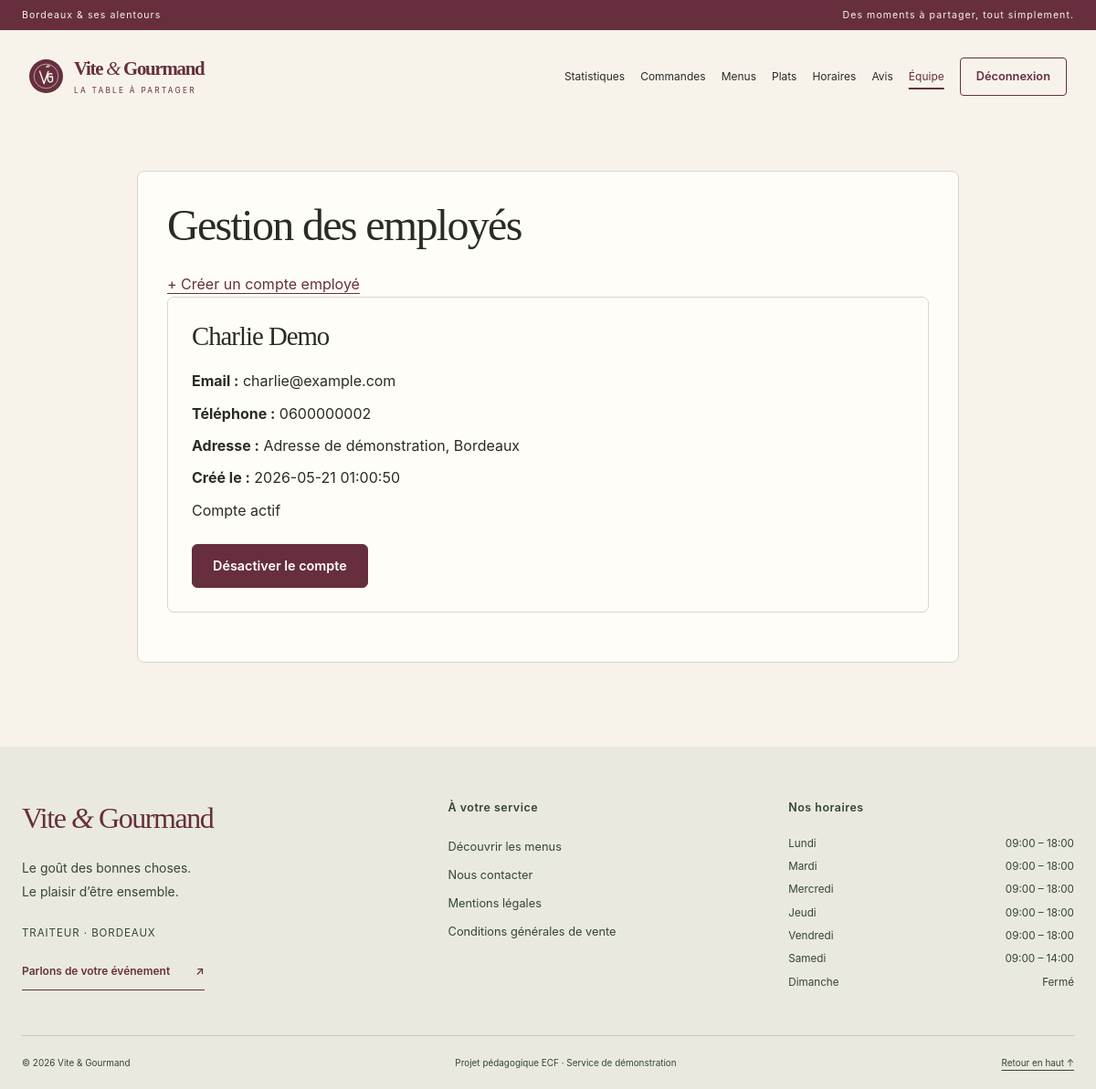
/admin-employes.php (signed in), run on the app's committed database.
### tables this page shows
CREATE TABLE `users` (
    `id` INT NOT NULL AUTO_INCREMENT,
    `nom` VARCHAR(50) NOT NULL,
    `prenom` VARCHAR(50) NOT NULL,
    `email` VARCHAR(255) NOT NULL,
    `password` VARCHAR(255) NOT NULL,
    `role` VARCHAR(25) NOT NULL DEFAULT 'utilisateur',
    `gsm` VARCHAR(20) NOT NULL,
    `adresse` VARCHAR(255) NOT NULL,
    `actif` TINYINT(1) NOT NULL DEFAULT 1,
    `created_at` TIMESTAMP NOT NULL DEFAULT CURRENT_TIMESTAMP,

    PRIMARY KEY (`id`),
    UNIQUE KEY `email` (`email`)
);

CREATE TABLE `horaires` (
    `id` INT NOT NULL AUTO_INCREMENT,
    `jour` VARCHAR(20) NOT NULL,
    `heure_ouverture` TIME DEFAULT NULL,
    `heure_fermeture` TIME DEFAULT NULL,
    `ferme` TINYINT(1) NOT NULL DEFAULT 0,

    PRIMARY KEY (`id`),
    UNIQUE KEY `jour` (`jour`)
);

### Config/security.php (called while the page is built, shortened)
<?php
function e(mixed $value): string
{
    return htmlspecialchars((string) $value, ENT_QUOTES | ENT_SUBSTITUTE, 'UTF-8');
}

### Public/admin-employes.php (the view, shortened to what this page needs)
<?php
require_once __DIR__ . '/../Config/database.php';
$sql = "
    SELECT
        id,
        nom,
        prenom,
        email,
        gsm,
        adresse,
        actif,
        created_at
    FROM users
    WHERE role = 'employe'
    ORDER BY created_at DESC
";
$stmt = $pdo->prepare($sql);
$stmt->execute();
$employes = $stmt->fetchAll(PDO::FETCH_ASSOC);
?>
<?php require_once __DIR__ . '/../Templates/layout.php';
renderHeader('Gestion des employés'); ?>
<section class="content-panel">
    <h1>
        Gestion des employés
    </h1>
    <a
        class="ajouter"
        href="ajouter-employe.php"
    >
        + Créer un compte employé
    </a>
    <?php if (empty($employes)): ?>
        <p>
            Aucun compte employé.
        </p>
    <?php else: ?>
        <?php foreach ($employes as $employe): ?>
            <article class="employe">
                <h2>
                    <?= htmlspecialchars($employe['prenom'] . ' ' . $employe['nom']) ?>
                </h2>
                <p>
                    <strong>Email :</strong>
                    <?= htmlspecialchars($employe['email']) ?>
                </p>
                <p>
                    <strong>Téléphone :</strong>
                    <?= htmlspecialchars($employe['gsm']) ?>
                </p>
                <p>
                    <strong>Adresse :</strong>
                    <?= htmlspecialchars($employe['adresse']) ?>
                </p>
                <p>
                    <strong>Créé le :</strong>
                    <?= htmlspecialchars($employe['created_at']) ?>
                </p>
                <?php if ((int) $employe['actif'] === 1): ?>
                    <span class="actif">
                        Compte actif
                    </span>
                <?php else: ?>
                    <span class="inactif">
                        Compte désactivé
                    </span>
                <?php endif; ?>
                <form
                    method="POST"
                    action="desactiver-employe.php"
                >
                    <?php if ((int) $employe['actif'] === 1): ?>
                        <button
                            class="desactiver"
                            type="submit"
                        >
                            Désactiver le compte
                        </button>
                    <?php endif; ?>
                </form>
            </article>
        <?php endforeach; ?>
    <?php endif; ?>
</section>
<?php renderFooter($pdo); ?>

### Templates/layout.php (shortened to what this page needs)
<?php
require_once __DIR__ . '/../Config/security.php';
function renderHeader(string $title): void
{
    $role = $_SESSION['role'] ?? '';
    $staff = in_array($role, ['admin', 'employe'], true);
    $links = $staff
        ? ['admin-commandes.php' => 'Commandes', 'admin-menus.php' => 'Menus', 'admin-plats.php' => 'Plats', 'admin-horaires.php' => 'Horaires', 'admin-avis.php' => 'Avis']
        : ['index.php' => 'Accueil', 'menus.php' => 'Nos menus'];
    if ($role === 'admin') {
        $links = ['admin-statistiques.php' => 'Statistiques'] + $links + ['admin-employes.php' => 'Équipe'];
    } elseif ($role === 'utilisateur') {
        $links += ['mes-commandes.php' => 'Mes commandes', 'mon-profil.php' => 'Mon profil'];
    }
    $current = basename($_SERVER['SCRIPT_NAME'] ?? '');
    ?>
<!DOCTYPE html>
<html lang="fr">
<head>
    <link rel="stylesheet" href="style.css?v=<?= filemtime(__DIR__ . '/../Public/style.css') ?>">
</head>
<body class="<?= $staff ? 'staff-page' : 'public-page' ?>">
<div class="announcement">
    <span>Bordeaux & ses alentours</span>
    <span>Des moments à partager, tout simplement.</span>
</div>
<header class="site-header">
    <a class="brand" href="index.php" aria-label="Vite et Gourmand, accueil">
        <img src="assets/images/embleme.svg" alt="" width="45" height="45">
        <span>Vite <i>&</i> Gourmand<small>LA TABLE À PARTAGER</small></span>
    </a>
    <nav id="main-navigation" class="navbar-links" aria-label="Navigation principale">
        <?php foreach ($links as $href => $label): ?>
            <a href="<?= e($href) ?>" <?= $current === $href ? 'aria-current="page"' : '' ?>><?= e($label) ?></a>
        <?php endforeach; ?>
        <?php if (isset($_SESSION['user_id'])): ?>
            <form method="post" action="logout.php" class="logout-form">
                <button class="nav-account" type="submit">Déconnexion</button>
            </form>
        <?php else: ?>
            <a class="nav-account" href="login.php" <?= $current === 'login.php' ? 'aria-current="page"' : '' ?>>Mon espace <span aria-hidden="true">↗</span></a>
        <?php endif; ?>
    </nav>
</header>
<main id="main-content" class="page-shell">
<?php
}
function renderFooter(PDO $pdo): void
{
    $rows = $pdo->query('SELECT jour, heure_ouverture, heure_fermeture, ferme FROM horaires')->fetchAll(PDO::FETCH_ASSOC);
    $horaires = [];
    foreach ($rows as $row) {
        $horaires[strtolower($row['jour'])] = $row;
    }
    ?>
</main>
<footer class="site-footer">
    <div class="footer-grid">
        <div class="footer-intro">
            <a class="footer-brand" href="index.php">Vite <i>&</i> Gourmand</a>
            <p>Le goût des bonnes choses.<br>Le plaisir d’être ensemble.</p>
            <p class="footer-location">Traiteur · Bordeaux</p>
            <a href="contact.php" class="text-link">Parlons de votre événement <span aria-hidden="true">↗</span></a>
        </div>
        <div>
            <h2>À votre service</h2>
            <ul class="footer-links">
                <li><a href="menus.php">Découvrir les menus</a></li>
                <li><a href="contact.php">Nous contacter</a></li>
                <li><a href="mentions-legales.php">Mentions légales</a></li>
                <li><a href="cgv.php">Conditions générales de vente</a></li>
            </ul>
        </div>
        <div>
            <h2>Nos horaires</h2>
            <dl class="opening-hours">
                <?php foreach (['Lundi', 'Mardi', 'Mercredi', 'Jeudi', 'Vendredi', 'Samedi', 'Dimanche'] as $jour): $h = $horaires[strtolower($jour)] ?? null; ?>
                    <div>
                        <dt><?= $jour ?></dt>
                        <dd>
                            <?php if (!$h): ?>
                                Non renseigné
                            <?php elseif ((int) $h['ferme'] === 1): ?>
                                Fermé
                            <?php else: ?>
                                <?= e(substr((string) $h['heure_ouverture'], 0, 5)) ?> – <?= e(substr((string) $h['heure_fermeture'], 0, 5)) ?>
                            <?php endif; ?>
                        </dd>
                    </div>
                <?php endforeach; ?>
            </dl>
        </div>
    </div>
    <div class="footer-bottom">
        <span>© <?= date('Y') ?> Vite & Gourmand</span>
        <span>Projet pédagogique ECF · Service de démonstration</span>
        <a href="#main-content">Retour en haut ↑</a>
    </div>
</footer>
</body>
</html>
<?php
}

### data on the page
users: prenom+nom "Charlie Demo", email "charlie@example.com", gsm "0600000002", adresse "Adresse de démonstration, Bordeaux", created_at "2026-05-21 01:00:50", actif "Compte actif"
horaires: jour "Lundi", heure_ouverture "09:00", heure_fermeture "18:00"
horaires: jour "Mardi", heure_ouverture "09:00", heure_fermeture "18:00"
horaires: jour "Mercredi", heure_ouverture "09:00", heure_fermeture "18:00"
horaires: jour "Jeudi", heure_ouverture "09:00", heure_fermeture "18:00"
horaires: jour "Vendredi", heure_ouverture "09:00", heure_fermeture "18:00"
horaires: jour "Samedi", heure_ouverture "09:00", heure_fermeture "14:00"

### other printed values
$label "Statistiques"
$label "Commandes"
$label "Menus"
$label "Plats"
$label "Horaires"
$label "Avis"
$label "Équipe"
$jour "Dimanche"
